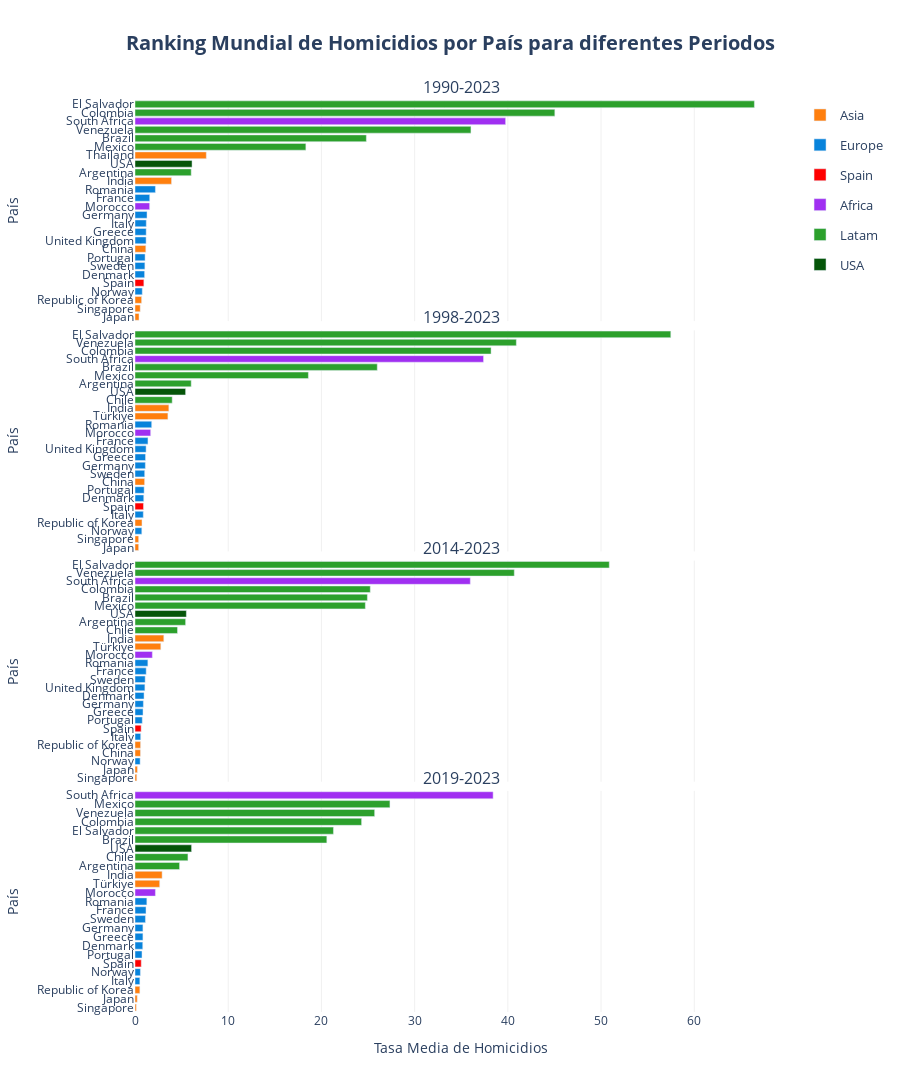

The notebook cell this image was saved under:
### Code cell
barplot(
    df = df_ranking_combined['country'], 
    x='mean_homicides_rate', 
    y='Country', 
    height=2000,
    orientation='h', 
    color='Region_2',
    facet_col='Periodo',
    cols_wrap=1, 
    vertical_spacing = 0.01,
    color_discrete_map=COLOR_MAP['Region_2'], 
    hover_data=HOVER_DATA['ranking_country'], 
    labels=LABELS['ranking'],
    hovertemplate=HOVER_TEMPLATES['ranking_country'],
    title=f"Ranking Mundial de Homicidios por País para diferentes Periodos",
    plot_save_path=os.path.join(PROJECT_PATH, 'plots', PLOT_FILENAME['ranking_country']), 
    show=True
    )

### Figure 1 — Plotly figure (JSON) as saved in the notebook; plotly's stock layout.template omitted (floating-point values rounded to 4 significant figures)
{"data": [{"cliponaxis": false, "customdata": [["Asia"], ["Asia"], ["Asia"], ["Asia"], ["Asia"], ["Asia"]], "hovertemplate": "<b style='font-size: 14px'>%{y}</b><br><br><b>Región:</b> %{customdata[0]}<br><b>Tasa Media de Homicidios:</b> %{x:.2f}<br><extra></extra>", "legendgroup": "Asia", "marker": {"color": "#ff7f0e", "pattern": {"shape": ""}}, "name": "Asia", "orientation": "h", "showlegend": true, "textangle": 0, "textfont": {"size": 12}, "textposition": "outside", "type": "bar", "x": [0.43, 0.56, 0.71, 1.16, 3.92, 7.65], "xaxis": "x", "y": ["Japan", "Singapore", "Republic of Korea", "China", "India", "Thailand"], "yaxis": "y"}, {"cliponaxis": false, "customdata": [["Europe"], ["Europe"], ["Europe"], ["Europe"], ["Europe"], ["Europe"], ["Europe"], ["Europe"], ["Europe"], ["Europe"]], "hovertemplate": "<b style='font-size: 14px'>%{y}</b><br><br><b>Región:</b> %{customdata[0]}<br><b>Tasa Media de Homicidios:</b> %{x:.2f}<br><extra></extra>", "legendgroup": "Europe", "marker": {"color": "#0883db", "pattern": {"shape": ""}}, "name": "Europe", "orientation": "h", "showlegend": true, "textangle": 0, "textfont": {"size": 12}, "textposition": "outside", "type": "bar", "x": [0.78, 1.03, 1.06, 1.08, 1.19, 1.2, 1.21, 1.29, 1.58, 2.19], "xaxis": "x", "y": ["Norway", "Denmark", "Sweden", "Portugal", "United Kingdom", "Greece", "Italy", "Germany", "France", "Romania"], "yaxis": "y"}, {"cliponaxis": false, "customdata": [["Spain"]], "hovertemplate": "<b style='font-size: 14px'>%{y}</b><br><br><b>Región:</b> %{customdata[0]}<br><b>Tasa Media de Homicidios:</b> %{x:.2f}<br><extra></extra>", "legendgroup": "Spain", "marker": {"color": "#FF0000", "pattern": {"shape": ""}}, "name": "Spain", "orientation": "h", "showlegend": true, "textangle": 0, "textfont": {"size": 12}, "textposition": "outside", "type": "bar", "x": [0.95], "xaxis": "x", "y": ["Spain"], "yaxis": "y"}, {"cliponaxis": false, "customdata": [["Africa"], ["Africa"]], "hovertemplate": "<b style='font-size: 14px'>%{y}</b><br><br><b>Región:</b> %{customdata[0]}<br><b>Tasa Media de Homicidios:</b> %{x:.2f}<br><extra></extra>", "legendgroup": "Africa", "marker": {"color": "#a02ff1", "pattern": {"shape": ""}}, "name": "Africa", "orientation": "h", "showlegend": true, "textangle": 0, "textfont": {"size": 12}, "textposition": "outside", "type": "bar", "x": [1.57, 39.76], "xaxis": "x", "y": ["Morocco", "South Africa"], "yaxis": "y"}, {"cliponaxis": false, "customdata": [["Latam"], ["Latam"], ["Latam"], ["Latam"], ["Latam"], ["Latam"]], "hovertemplate": "<b style='font-size: 14px'>%{y}</b><br><br><b>Región:</b> %{customdata[0]}<br><b>Tasa Media de Homicidios:</b> %{x:.2f}<br><extra></extra>", "legendgroup": "Latam", "marker": {"color": "#2ca02c", "pattern": {"shape": ""}}, "name": "Latam", "orientation": "h", "showlegend": true, "textangle": 0, "textfont": {"size": 12}, "textposition": "outside", "type": "bar", "x": [6.03, 18.33, 24.82, 36.04, 45.04, 66.45], "xaxis": "x", "y": ["Argentina", "Mexico", "Brazil", "Venezuela", "Colombia", "El Salvador"], "yaxis": "y"}, {"cliponaxis": false, "customdata": [["USA"]], "hovertemplate": "<b style='font-size: 14px'>%{y}</b><br><br><b>Región:</b> %{customdata[0]}<br><b>Tasa Media de Homicidios:</b> %{x:.2f}<br><extra></extra>", "legendgroup": "USA", "marker": {"color": "#055509", "pattern": {"shape": ""}}, "name": "USA", "orientation": "h", "showlegend": true, "textangle": 0, "textfont": {"size": 12}, "textposition": "outside", "type": "bar", "x": [6.12], "xaxis": "x", "y": ["USA"], "yaxis": "y"}, {"cliponaxis": false, "customdata": [["Asia"], ["Asia"], ["Asia"], ["Asia"], ["Asia"], ["Asia"]], "hovertemplate": "<b style='font-size: 14px'>%{y}</b><br><br><b>Región:</b> %{customdata[0]}<br><b>Tasa Media de Homicidios:</b> %{x:.2f}<br><extra></extra>", "legendgroup": "Asia", "marker": {"color": "#ff7f0e", "pattern": {"shape": ""}}, "name": "Asia", "orientation": "h", "showlegend": false, "textangle": 0, "textfont": {"size": 12}, "textposition": "outside", "type": "bar", "x": [0.39, 0.39, 0.75, 1.03, 3.53, 3.63], "xaxis": "x2", "y": ["Japan", "Singapore", "Republic of Korea", "China", "Türkiye", "India"], "yaxis": "y2"}, {"cliponaxis": false, "customdata": [["Europe"], ["Europe"], ["Europe"], ["Europe"], ["Europe"], ["Europe"], ["Europe"], ["Europe"], ["Europe"], ["Europe"]], "hovertemplate": "<b style='font-size: 14px'>%{y}</b><br><br><b>Región:</b> %{customdata[0]}<br><b>Tasa Media de Homicidios:</b> %{x:.2f}<br><extra></extra>", "legendgroup": "Europe", "marker": {"color": "#0883db", "pattern": {"shape": ""}}, "name": "Europe", "orientation": "h", "showlegend": false, "textangle": 0, "textfont": {"size": 12}, "textposition": "outside", "type": "bar", "x": [0.73, 0.89, 0.94, 0.98, 1.04, 1.11, 1.13, 1.19, 1.39, 1.79], "xaxis": "x2", "y": ["Norway", "Italy", "Denmark", "Portugal", "Sweden", "Germany", "Greece", "United Kingdom", "France", "Romania"], "yaxis": "y2"}, {"cliponaxis": false, "customdata": [["Spain"]], "hovertemplate": "<b style='font-size: 14px'>%{y}</b><br><br><b>Región:</b> %{customdata[0]}<br><b>Tasa Media de Homicidios:</b> %{x:.2f}<br><extra></extra>", "legendgroup": "Spain", "marker": {"color": "#FF0000", "pattern": {"shape": ""}}, "name": "Spain", "orientation": "h", "showlegend": false, "textangle": 0, "textfont": {"size": 12}, "textposition": "outside", "type": "bar", "x": [0.91], "xaxis": "x2", "y": ["Spain"], "yaxis": "y2"}, {"cliponaxis": false, "customdata": [["Africa"], ["Africa"]], "hovertemplate": "<b style='font-size: 14px'>%{y}</b><br><br><b>Región:</b> %{customdata[0]}<br><b>Tasa Media de Homicidios:</b> %{x:.2f}<br><extra></extra>", "legendgroup": "Africa", "marker": {"color": "#a02ff1", "pattern": {"shape": ""}}, "name": "Africa", "orientation": "h", "showlegend": false, "textangle": 0, "textfont": {"size": 12}, "textposition": "outside", "type": "bar", "x": [1.68, 37.39], "xaxis": "x2", "y": ["Morocco", "South Africa"], "yaxis": "y2"}, {"cliponaxis": false, "customdata": [["Latam"], ["Latam"], ["Latam"], ["Latam"], ["Latam"], ["Latam"], ["Latam"]], "hovertemplate": "<b style='font-size: 14px'>%{y}</b><br><br><b>Región:</b> %{customdata[0]}<br><b>Tasa Media de Homicidios:</b> %{x:.2f}<br><extra></extra>", "legendgroup": "Latam", "marker": {"color": "#2ca02c", "pattern": {"shape": ""}}, "name": "Latam", "orientation": "h", "showlegend": false, "textangle": 0, "textfont": {"size": 12}, "textposition": "outside", "type": "bar", "x": [3.99, 6.03, 18.6, 25.99, 38.2, 40.91, 57.48], "xaxis": "x2", "y": ["Chile", "Argentina", "Mexico", "Brazil", "Colombia", "Venezuela", "El Salvador"], "yaxis": "y2"}, {"cliponaxis": false, "customdata": [["USA"]], "hovertemplate": "<b style='font-size: 14px'>%{y}</b><br><br><b>Región:</b> %{customdata[0]}<br><b>Tasa Media de Homicidios:</b> %{x:.2f}<br><extra></extra>", "legendgroup": "USA", "marker": {"color": "#055509", "pattern": {"shape": ""}}, "name": "USA", "orientation": "h", "showlegend": false, "textangle": 0, "textfont": {"size": 12}, "textposition": "outside", "type": "bar", "x": [5.43], "xaxis": "x2", "y": ["USA"], "yaxis": "y2"}, {"cliponaxis": false, "customdata": [["Asia"], ["Asia"], ["Asia"], ["Asia"], ["Asia"], ["Asia"]], "hovertemplate": "<b style='font-size: 14px'>%{y}</b><br><br><b>Región:</b> %{customdata[0]}<br><b>Tasa Media de Homicidios:</b> %{x:.2f}<br><extra></extra>", "legendgroup": "Asia", "marker": {"color": "#ff7f0e", "pattern": {"shape": ""}}, "name": "Asia", "orientation": "h", "showlegend": false, "textangle": 0, "textfont": {"size": 12}, "textposition": "outside", "type": "bar", "x": [0.19, 0.26, 0.59, 0.6, 2.77, 3.09], "xaxis": "x3", "y": ["Singapore", "Japan", "China", "Republic of Korea", "Türkiye", "India"], "yaxis": "y3"}, {"cliponaxis": false, "customdata": [["Europe"], ["Europe"], ["Europe"], ["Europe"], ["Europe"], ["Europe"], ["Europe"], ["Europe"], ["Europe"], ["Europe"]], "hovertemplate": "<b style='font-size: 14px'>%{y}</b><br><br><b>Región:</b> %{customdata[0]}<br><b>Tasa Media de Homicidios:</b> %{x:.2f}<br><extra></extra>", "legendgroup": "Europe", "marker": {"color": "#0883db", "pattern": {"shape": ""}}, "name": "Europe", "orientation": "h", "showlegend": false, "textangle": 0, "textfont": {"size": 12}, "textposition": "outside", "type": "bar", "x": [0.55, 0.61, 0.78, 0.86, 0.9, 0.97, 1.06, 1.09, 1.2, 1.38], "xaxis": "x3", "y": ["Norway", "Italy", "Portugal", "Greece", "Germany", "Denmark", "United Kingdom", "Sweden", "France", "Romania"], "yaxis": "y3"}, {"cliponaxis": false, "customdata": [["Spain"]], "hovertemplate": "<b style='font-size: 14px'>%{y}</b><br><br><b>Región:</b> %{customdata[0]}<br><b>Tasa Media de Homicidios:</b> %{x:.2f}<br><extra></extra>", "legendgroup": "Spain", "marker": {"color": "#FF0000", "pattern": {"shape": ""}}, "name": "Spain", "orientation": "h", "showlegend": false, "textangle": 0, "textfont": {"size": 12}, "textposition": "outside", "type": "bar", "x": [0.66], "xaxis": "x3", "y": ["Spain"], "yaxis": "y3"}, {"cliponaxis": false, "customdata": [["Africa"], ["Africa"]], "hovertemplate": "<b style='font-size: 14px'>%{y}</b><br><br><b>Región:</b> %{customdata[0]}<br><b>Tasa Media de Homicidios:</b> %{x:.2f}<br><extra></extra>", "legendgroup": "Africa", "marker": {"color": "#a02ff1", "pattern": {"shape": ""}}, "name": "Africa", "orientation": "h", "showlegend": false, "textangle": 0, "textfont": {"size": 12}, "textposition": "outside", "type": "bar", "x": [1.86, 35.97], "xaxis": "x3", "y": ["Morocco", "South Africa"], "yaxis": "y3"}, {"cliponaxis": false, "customdata": [["Latam"], ["Latam"], ["Latam"], ["Latam"], ["Latam"], ["Latam"], ["Latam"]], "hovertemplate": "<b style='font-size: 14px'>%{y}</b><br><br><b>Región:</b> %{customdata[0]}<br><b>Tasa Media de Homicidios:</b> %{x:.2f}<br><extra></extra>", "legendgroup": "Latam", "marker": {"color": "#2ca02c", "pattern": {"shape": ""}}, "name": "Latam", "orientation": "h", "showlegend": false, "textangle": 0, "textfont": {"size": 12}, "textposition": "outside", "type": "bar", "x": [4.56, 5.43, 24.71, 24.93, 25.24, 40.69, 50.88], "xaxis": "x3", "y": ["Chile", "Argentina", "Mexico", "Brazil", "Colombia", "Venezuela", "El Salvador"], "yaxis": "y3"}, {"cliponaxis": false, "customdata": [["USA"]], "hovertemplate": "<b style='font-size: 14px'>%{y}</b><br><br><b>Región:</b> %{customdata[0]}<br><b>Tasa Media de Homicidios:</b> %{x:.2f}<br><extra></extra>", "legendgroup": "USA", "marker": {"color": "#055509", "pattern": {"shape": ""}}, "name": "USA", "orientation": "h", "showlegend": false, "textangle": 0, "textfont": {"size": 12}, "textposition": "outside", "type": "bar", "x": [5.51], "xaxis": "x3", "y": ["USA"], "yaxis": "y3"}, {"cliponaxis": false, "customdata": [["Asia"], ["Asia"], ["Asia"], ["Asia"], ["Asia"]], "hovertemplate": "<b style='font-size: 14px'>%{y}</b><br><br><b>Región:</b> %{customdata[0]}<br><b>Tasa Media de Homicidios:</b> %{x:.2f}<br><extra></extra>", "legendgroup": "Asia", "marker": {"color": "#ff7f0e", "pattern": {"shape": ""}}, "name": "Asia", "orientation": "h", "showlegend": false, "textangle": 0, "textfont": {"size": 12}, "textposition": "outside", "type": "bar", "x": [0.14, 0.24, 0.52, 2.65, 2.91], "xaxis": "x4", "y": ["Singapore", "Japan", "Republic of Korea", "Türkiye", "India"], "yaxis": "y4"}, {"cliponaxis": false, "customdata": [["Europe"], ["Europe"], ["Europe"], ["Europe"], ["Europe"], ["Europe"], ["Europe"], ["Europe"], ["Europe"]], "hovertemplate": "<b style='font-size: 14px'>%{y}</b><br><br><b>Región:</b> %{customdata[0]}<br><b>Tasa Media de Homicidios:</b> %{x:.2f}<br><extra></extra>", "legendgroup": "Europe", "marker": {"color": "#0883db", "pattern": {"shape": ""}}, "name": "Europe", "orientation": "h", "showlegend": false, "textangle": 0, "textfont": {"size": 12}, "textposition": "outside", "type": "bar", "x": [0.52, 0.58, 0.75, 0.83, 0.85, 0.85, 1.12, 1.18, 1.27], "xaxis": "x4", "y": ["Italy", "Norway", "Portugal", "Denmark", "Greece", "Germany", "Sweden", "France", "Romania"], "yaxis": "y4"}, {"cliponaxis": false, "customdata": [["Spain"]], "hovertemplate": "<b style='font-size: 14px'>%{y}</b><br><br><b>Región:</b> %{customdata[0]}<br><b>Tasa Media de Homicidios:</b> %{x:.2f}<br><extra></extra>", "legendgroup": "Spain", "marker": {"color": "#FF0000", "pattern": {"shape": ""}}, "name": "Spain", "orientation": "h", "showlegend": false, "textangle": 0, "textfont": {"size": 12}, "textposition": "outside", "type": "bar", "x": [0.67], "xaxis": "x4", "y": ["Spain"], "yaxis": "y4"}, {"cliponaxis": false, "customdata": [["Africa"], ["Africa"]], "hovertemplate": "<b style='font-size: 14px'>%{y}</b><br><br><b>Región:</b> %{customdata[0]}<br><b>Tasa Media de Homicidios:</b> %{x:.2f}<br><extra></extra>", "legendgroup": "Africa", "marker": {"color": "#a02ff1", "pattern": {"shape": ""}}, "name": "Africa", "orientation": "h", "showlegend": false, "textangle": 0, "textfont": {"size": 12}, "textposition": "outside", "type": "bar", "x": [2.19, 38.42], "xaxis": "x4", "y": ["Morocco", "South Africa"], "yaxis": "y4"}, {"cliponaxis": false, "customdata": [["Latam"], ["Latam"], ["Latam"], ["Latam"], ["Latam"], ["Latam"], ["Latam"]], "hovertemplate": "<b style='font-size: 14px'>%{y}</b><br><br><b>Región:</b> %{customdata[0]}<br><b>Tasa Media de Homicidios:</b> %{x:.2f}<br><extra></extra>", "legendgroup": "Latam", "marker": {"color": "#2ca02c", "pattern": {"shape": ""}}, "name": "Latam", "orientation": "h", "showlegend": false, "textangle": 0, "textfont": {"size": 12}, "textposition": "outside", "type": "bar", "x": [4.78, 5.68, 20.58, 21.29, 24.31, 25.71, 27.35], "xaxis": "x4", "y": ["Argentina", "Chile", "Brazil", "El Salvador", "Colombia", "Venezuela", "Mexico"], "yaxis": "y4"}, {"cliponaxis": false, "customdata": [["USA"]], "hovertemplate": "<b style='font-size: 14px'>%{y}</b><br><br><b>Región:</b> %{customdata[0]}<br><b>Tasa Media de Homicidios:</b> %{x:.2f}<br><extra></extra>", "legendgroup": "USA", "marker": {"color": "#055509", "pattern": {"shape": ""}}, "name": "USA", "orientation": "h", "showlegend": false, "textangle": 0, "textfont": {"size": 12}, "textposition": "outside", "type": "bar", "x": [6.07], "xaxis": "x4", "y": ["USA"], "yaxis": "y4"}], "layout": {"annotations": [{"font": {"size": 16}, "showarrow": false, "text": "1990-2023", "x": 0.5, "xanchor": "center", "xref": "paper", "y": 1, "yanchor": "bottom", "yref": "paper"}, {"font": {"size": 16}, "showarrow": false, "text": "1998-2023", "x": 0.5, "xanchor": "center", "xref": "paper", "y": 0.7475, "yanchor": "bottom", "yref": "paper"}, {"font": {"size": 16}, "showarrow": false, "text": "2014-2023", "x": 0.5, "xanchor": "center", "xref": "paper", "y": 0.495, "yanchor": "bottom", "yref": "paper"}, {"font": {"size": 16}, "showarrow": false, "text": "2019-2023", "x": 0.5, "xanchor": "center", "xref": "paper", "y": 0.2425, "yanchor": "bottom", "yref": "paper"}], "height": 2000, "legend": {"font": {"size": 13}, "title": {"font": {"size": 15}}}, "plot_bgcolor": "white", "title": {"font": {"size": 20}, "text": "<b>Ranking Mundial de Homicidios por País para diferentes Periodos</b>", "x": 0.5, "xanchor": "center"}, "xaxis": {"anchor": "y", "domain": [0, 1], "gridcolor": "#f0f0f0", "matches": "x4", "showgrid": true, "showticklabels": false, "tickfont": {"size": 12}, "title": {"font": {"size": 14}}}, "xaxis2": {"anchor": "y2", "domain": [0, 1], "gridcolor": "#f0f0f0", "matches": "x4", "showgrid": true, "showticklabels": false, "tickfont": {"size": 12}, "title": {"font": {"size": 14}}}, "xaxis3": {"anchor": "y3", "domain": [0, 1], "gridcolor": "#f0f0f0", "matches": "x4", "showgrid": true, "showticklabels": false, "tickfont": {"size": 12}, "title": {"font": {"size": 14}}}, "xaxis4": {"anchor": "y4", "domain": [0, 1], "gridcolor": "#f0f0f0", "showgrid": true, "tickfont": {"size": 12}, "title": {"font": {"size": 14}, "text": "Tasa Media de Homicidios"}}, "yaxis": {"anchor": "x", "automargin": true, "categoryarray": ["Japan", "Singapore", "Republic of Korea", "Norway", "Spain", "Denmark", "Sweden", "Portugal", "China", "United Kingdom", "Greece", "Italy", "Germany", "Morocco", "France", "Romania", "India", "Argentina", "USA", "Thailand", "Mexico", "Brazil", "Venezuela", "South Africa", "Colombia", "El Salvador"], "categoryorder": "array", "domain": [0.7575, 1], "showgrid": false, "tickfont": {"size": 12}, "tickmode": "array", "ticktext": ["Japan", "Singapore", "Republic of Korea", "Norway", "Spain", "Denmark", "Sweden", "Portugal", "China", "United Kingdom", "Greece", "Italy", "Germany", "Morocco", "France", "Romania", "India", "Argentina", "USA", "Thailand", "Mexico", "Brazil", "Venezuela", "South Africa", "Colombia", "El Salvador"], "tickvals": ["Japan", "Singapore", "Republic of Korea", "Norway", "Spain", "Denmark", "Sweden", "Portugal", "China", "United Kingdom", "Greece", "Italy", "Germany", "Morocco", "France", "Romania", "India", "Argentina", "USA", "Thailand", "Mexico", "Brazil", "Venezuela", "South Africa", "Colombia", "El Salvador"], "title": {"font": {"size": 14}, "text": "País"}, "type": "category"}, "yaxis2": {"anchor": "x2", "automargin": true, "categoryarray": ["Japan", "Singapore", "Norway", "Republic of Korea", "Italy", "Spain", "Denmark", "Portugal", "China", "Sweden", "Germany", "Greece", "United Kingdom", "France", "Morocco", "Romania", "Türkiye", "India", "Chile", "USA", "Argentina", "Mexico", "Brazil", "South Africa", "Colombia", "Venezuela", "El Salvador"], "categoryorder": "array", "domain": [0.505, 0.7475], "showgrid": false, "tickfont": {"size": 12}, "tickmode": "array", "ticktext": ["Japan", "Singapore", "Norway", "Republic of Korea", "Italy", "Spain", "Denmark", "Portugal", "China", "Sweden", "Germany", "Greece", "United Kingdom", "France", "Morocco", "Romania", "Türkiye", "India", "Chile", "USA", "Argentina", "Mexico", "Brazil", "South Africa", "Colombia", "Venezuela", "El Salvador"], "tickvals": ["Japan", "Singapore", "Norway", "Republic of Korea", "Italy", "Spain", "Denmark", "Portugal", "China", "Sweden", "Germany", "Greece", "United Kingdom", "France", "Morocco", "Romania", "Türkiye", "India", "Chile", "USA", "Argentina", "Mexico", "Brazil", "South Africa", "Colombia", "Venezuela", "El Salvador"], "title": {"font": {"size": 14}, "text": "País"}, "type": "category"}, "yaxis3": {"anchor": "x3", "automargin": true, "categoryarray": ["Singapore", "Japan", "Norway", "China", "Republic of Korea", "Italy", "Spain", "Portugal", "Greece", "Germany", "Denmark", "United Kingdom", "Sweden", "France", "Romania", "Morocco", "Türkiye", "India", "Chile", "Argentina", "USA", "Mexico", "Brazil", "Colombia", "South Africa", "Venezuela", "El Salvador"], "categoryorder": "array", "domain": [0.2525, 0.495], "showgrid": false, "tickfont": {"size": 12}, "tickmode": "array", "ticktext": ["Singapore", "Japan", "Norway", "China", "Republic of Korea", "Italy", "Spain", "Portugal", "Greece", "Germany", "Denmark", "United Kingdom", "Sweden", "France", "Romania", "Morocco", "Türkiye", "India", "Chile", "Argentina", "USA", "Mexico", "Brazil", "Colombia", "South Africa", "Venezuela", "El Salvador"], "tickvals": ["Singapore", "Japan", "Norway", "China", "Republic of Korea", "Italy", "Spain", "Portugal", "Greece", "Germany", "Denmark", "United Kingdom", "Sweden", "France", "Romania", "Morocco", "Türkiye", "India", "Chile", "Argentina", "USA", "Mexico", "Brazil", "Colombia", "South Africa", "Venezuela", "El Salvador"], "title": {"font": {"size": 14}, "text": "País"}, "type": "category"}, "yaxis4": {"anchor": "x4", "automargin": true, "categoryarray": ["Singapore", "Japan", "Republic of Korea", "Italy", "Norway", "Spain", "Portugal", "Denmark", "Greece", "Germany", "Sweden", "France", "Romania", "Morocco", "Türkiye", "India", "Argentina", "Chile", "USA", "Brazil", "El Salvador", "Colombia", "Venezuela", "Mexico", "South Africa"], "categoryorder": "array", "domain": [0, 0.2425], "showgrid": false, "tickfont": {"size": 12}, "tickmode": "array", "ticktext": ["Singapore", "Japan", "Republic of Korea", "Italy", "Norway", "Spain", "Portugal", "Denmark", "Greece", "Germany", "Sweden", "France", "Romania", "Morocco", "Türkiye", "India", "Argentina", "Chile", "USA", "Brazil", "El Salvador", "Colombia", "Venezuela", "Mexico", "South Africa"], "tickvals": ["Singapore", "Japan", "Republic of Korea", "Italy", "Norway", "Spain", "Portugal", "Denmark", "Greece", "Germany", "Sweden", "France", "Romania", "Morocco", "Türkiye", "India", "Argentina", "Chile", "USA", "Brazil", "El Salvador", "Colombia", "Venezuela", "Mexico", "South Africa"], "title": {"font": {"size": 14}, "text": "País"}, "type": "category"}}}
